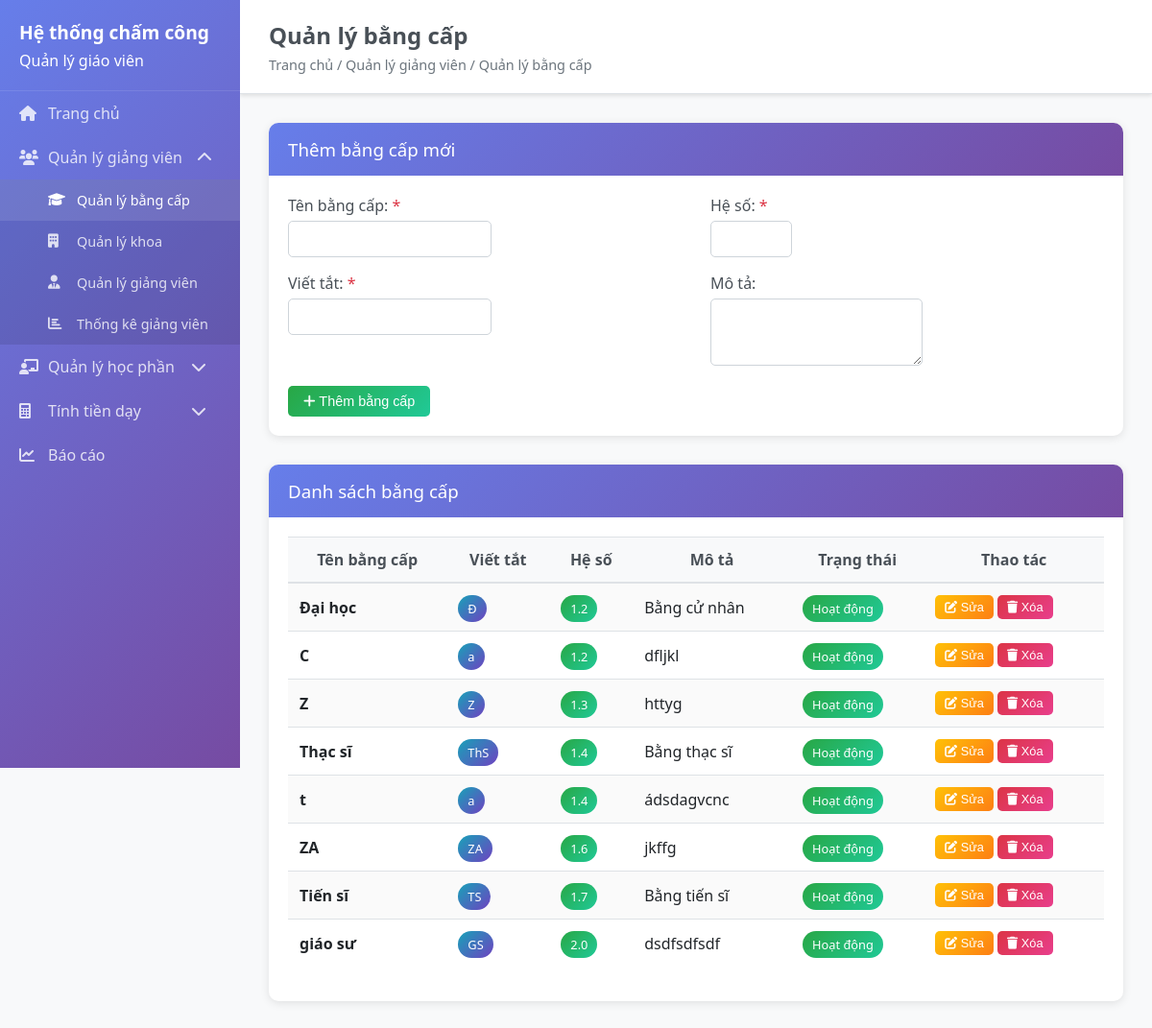
Page /degrees on the committed database.
### backend/models/degree.py (models this page shows, shortened)
class Degree(BaseModel):
    __tablename__ = 'degrees'
    name = db.Column(db.String(100), nullable=False, unique=True)
    abbreviation = db.Column(db.String(20), nullable=False)
    coefficient = db.Column(db.Numeric(3, 2), nullable=False, default=1.0)
    description = db.Column(db.Text, nullable=True)
    is_active = db.Column(db.Boolean, default=True)

### backend/app.py (the view)
@app.route('/degrees')
def degrees():
    try:
        if 'Degree' in globals():
            degrees_list = Degree.query.filter_by(is_active=True).order_by(Degree.coefficient).all()
        else:
            degrees_list = []
        return render_template('degrees.html', degrees=degrees_list)
    except Exception as e:
        print(f"Error in degrees route: {e}")
        return render_template('degrees.html', degrees=[])

### frontend/templates/degrees.html (shortened to what this page needs)
{% extends "base.html" %}
{% block page_title %}Quản lý bằng cấp{% endblock %}
{% block breadcrumb %}Trang chủ / Quản lý giảng viên / Quản lý bằng cấp{% endblock %}
{% block content %}
<div class="card">
    <div class="card-header">
        <h3>Thêm bằng cấp mới</h3>
    </div>
    <div class="card-body">
        <form id="degree-form">
            <div class="row">
                <div class="col-md-6">
                    <div class="form-group">
                        <label for="degree-name">Tên bằng cấp: <span class="text-danger">*</span></label>
                        <input type="text" id="degree-name" name="name" class="form-control" required>
                    </div>
                    <div class="form-group">
                        <label for="degree-abbreviation">Viết tắt: <span class="text-danger">*</span></label>
                        <input type="text" id="degree-abbreviation" name="abbreviation" class="form-control" required>
                    </div>
                </div>
                <div class="col-md-6">
                    <div class="form-group">
                        <label for="degree-coefficient">Hệ số: <span class="text-danger">*</span></label>
                        <input type="number" id="degree-coefficient" name="coefficient" class="form-control" step="0.1" min="1.0" max="3.0" required>
                    </div>
                    <div class="form-group">
                        <label for="degree-description">Mô tả:</label>
                        <textarea id="degree-description" name="description" class="form-control" rows="3"></textarea>
                    </div>
                </div>
            </div>
            <button type="submit" class="btn btn-success" id="submit-btn">
                <i class="fas fa-plus"></i> Thêm bằng cấp
            </button>
        </form>
    </div>
</div>
<div class="card">
    <div class="card-header">
        <h3>Danh sách bằng cấp</h3>
    </div>
    <div class="card-body">
        <div class="table-responsive">
            <table class="table table-striped" id="degrees-table">
                <thead>
                    <tr>
                        <th>Tên bằng cấp</th>
                        <th>Viết tắt</th>
                        <th>Hệ số</th>
                        <th>Mô tả</th>
                        <th>Trạng thái</th>
                        <th>Thao tác</th>
                    </tr>
                </thead>
                <tbody>
                    {% for degree in degrees %}
                    <tr>
                        <td><strong>{{ degree.name }}</strong></td>
                        <td><span class="badge badge-info">{{ degree.abbreviation }}</span></td>
                        <td><span class="badge badge-success">{{ "%.1f"|format(degree.coefficient) }}</span></td>
                        <td>{{ degree.description or '-' }}</td>
                        <td>
                            <span class="badge badge-{{ 'success' if degree.is_active else 'secondary' }}">
                                {{ 'Hoạt động' if degree.is_active else 'Ngưng' }}
                            </span>
                        </td>
                        <td>
                            <button class="btn btn-warning btn-sm" onclick="editDegree({{ degree.id }})">
                                <i class="fas fa-edit"></i> Sửa
                            </button>
                            <button class="btn btn-danger btn-sm" onclick="deleteDegree({{ degree.id }})">
                                <i class="fas fa-trash"></i> Xóa
                            </button>
                        </td>
                    </tr>
                    {% else %}
                    <tr>
                        <td colspan="6" class="text-center">Chưa có bằng cấp nào</td>
                    </tr>
                    {% endfor %}
                </tbody>
            </table>
        </div>
    </div>
</div>
{% endblock %}

### frontend/static/css/style.css (style rules this page uses)
* { margin: 0; padding: 0; box-sizing: border-box; }
body { font-family: 'Segoe UI', Tahoma, Geneva, Verdana, sans-serif; background-color: #f8f9fa; color: #333; }
.card { background: white; border-radius: 10px; box-shadow: 0 2px 10px rgba(0,0,0,0.1); margin-bottom: 30px; border: none; }
.card-header { background: linear-gradient(135deg, #667eea 0%, #764ba2 100%); color: white; padding: 15px 20px; border-radius: 10px 10px 0 0; border-bottom: none; }
.card-header h3, .card-header h5 { margin: 0; font-weight: 500; }
.card-body { padding: 20px; }
.form-group { margin-bottom: 1rem; }
.form-group label { font-weight: 500; margin-bottom: 5px; display: block; color: #495057; }
.form-control { border: 1px solid #ced4da; border-radius: 5px; padding: 10px 12px; font-size: 0.9rem; transition: all 0.3s ease; }
.btn { border-radius: 5px; padding: 8px 16px; font-size: 0.9rem; font-weight: 500; border: none; cursor: pointer; transition: all 0.3s ease; text-decoration: none; display: inline-block; }
.btn-success { background: linear-gradient(135deg, #28a745, #20c997); color: white; }
.btn-warning { background: linear-gradient(135deg, #ffc107, #fd7e14); color: white; }
.btn-danger { background: linear-gradient(135deg, #dc3545, #e83e8c); color: white; }
.btn-sm { padding: 5px 10px; font-size: 0.8rem; }
.table { width: 100%; margin-bottom: 1rem; color: #212529; border-collapse: collapse; }
.table th, .table td { padding: 12px; vertical-align: middle; border-top: 1px solid #dee2e6; }
.table thead th { background-color: #f8f9fa; border-bottom: 2px solid #dee2e6; font-weight: 600; color: #495057; }
.table-striped tbody tr:nth-of-type(odd) { background-color: rgba(0,0,0,0.02); }
.table-responsive { overflow-x: auto; }
.badge { padding: 5px 10px; border-radius: 20px; font-size: 0.8rem; font-weight: 500; }
.badge-info { background: linear-gradient(135deg, #17a2b8, #6f42c1); color: white; }
.badge-success { background: linear-gradient(135deg, #28a745, #20c997); color: white; }
.text-danger { color: #dc3545; }
.row { display: flex; flex-wrap: wrap; margin: 0 -15px; }
.col-md-3, .col-md-4, .col-md-6, .col-md-8, .col-12 { padding: 0 15px; }
.col-md-6 { flex: 0 0 50%; max-width: 50%; }

### rows in the picture
Degree: name "Đại học", abbreviation "Đ", coefficient "1.2", description "Bằng cử nhân", is_active "Hoạt động"
Degree: name "C", abbreviation "a", coefficient "1.2", description "dfljkl", is_active "Hoạt động"
Degree: name "Z", abbreviation "Z", coefficient "1.3", description "httyg", is_active "Hoạt động"
Degree: name "Thạc sĩ", abbreviation "ThS", coefficient "1.4", description "Bằng thạc sĩ", is_active "Hoạt động"
Degree: name "t", abbreviation "a", coefficient "1.4", description "ádsdagvcnc", is_active "Hoạt động"
Degree: name "ZA", abbreviation "ZA", coefficient "1.6", description "jkffg", is_active "Hoạt động"
Degree: name "Tiến sĩ", abbreviation "TS", coefficient "1.7", description "Bằng tiến sĩ", is_active "Hoạt động"
Degree: name "giáo sư", abbreviation "GS", coefficient "2.0", description "dsdfsdfsdf", is_active "Hoạt động"
